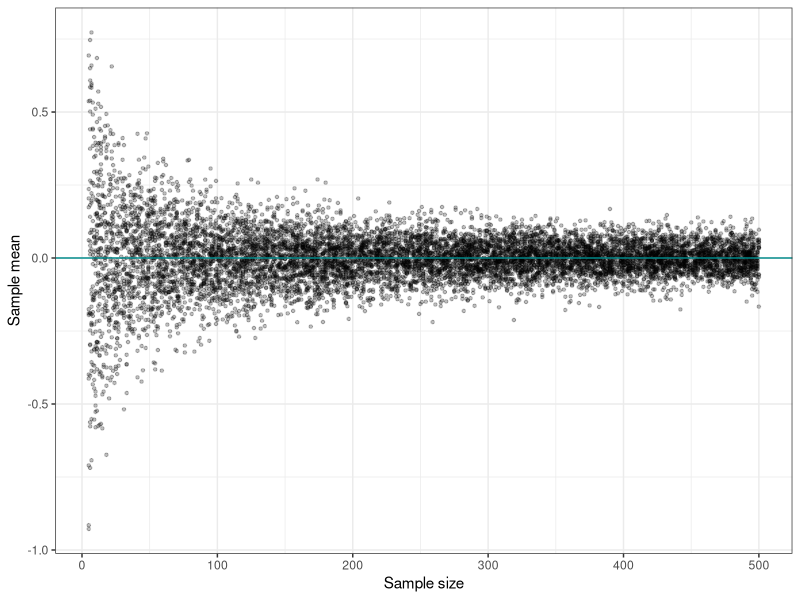

The R script that drew this image:
## ---- chunk 1
# load libraries
library(tidyverse)
## ---- chunk 2
set.seed(1234) # ensures when you run code you get the same result

lln_norm <- tibble( # basically a new name for a data frame
  n_sz = sample(5:500, 1e4, replace = TRUE), # building variable by sampling between 5 and 500, taking 10000 samples
  sample_mean = sapply(n_sz, function(n) mean(rnorm(n))) # sapply is running a for loop to take the sample mean of the normal distribution for every row of our sample
) 

ggplot(data = lln_norm) +
  geom_point(aes(x = n_sz, y = sample_mean), alpha = 0.25, shape = 20) +
  geom_hline(yintercept = 0,
             color = "cyan4") +
  labs(x = "Sample size",
       y = "Sample mean") +
  theme_bw()
